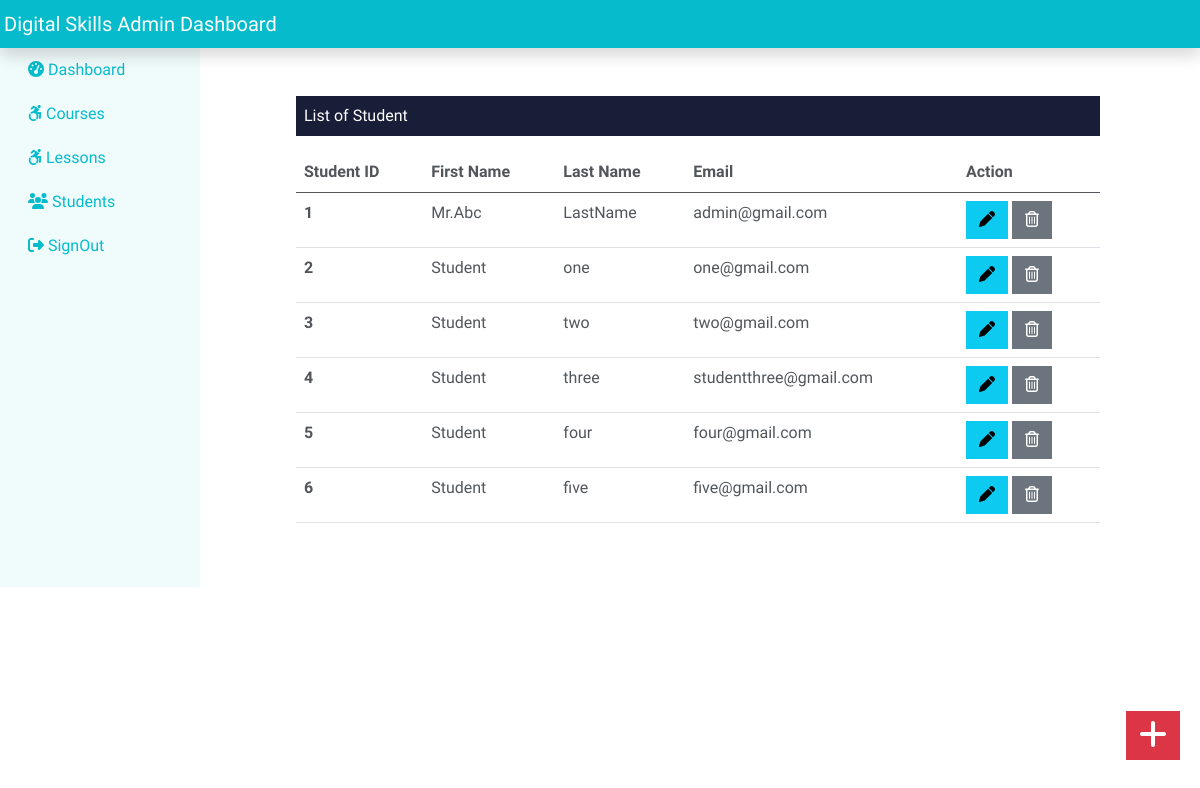
The page /admin/student.php on the database its author committed.
### tables this page shows
CREATE TABLE `student` (
  `id` int(11) NOT NULL,
  `firstName` varchar(250) NOT NULL,
  `lastName` varchar(250) NOT NULL,
  `email` varchar(250) NOT NULL,
  `password` varchar(250) NOT NULL,
  `stu_img` text NOT NULL,
  `stu_occ` varchar(255) NOT NULL,
  `stu_course` int(11) NOT NULL
);

### admin/student.php (the view, shortened to what this page needs)
<?php
include('../maininclude/header.php');
include('../maininclude/dbconnection.php');
?>
<div class="col-sm-9 mt-5 mx-5  p-5">
     <p class="bg-dark text-white p-2">List of Student</p>
     <?php
     $sql = "SELECT * FROM student";
     $result = $conn->query($sql);
     if($result->num_rows > 0){
     ?>
     <table class="table">
        <thead>
            <tr>
                <th scope="col">Student ID</th>
                <th scope="col">First Name</th>
                <th scope="col">Last Name</th>
                <th scope="col">Email</th>
                <th scope="col">Action</th>
            </tr>
        </thead>
        <tbody>
            <?php while($row = $result->fetch_assoc()){
           echo '<tr>';
            echo    '<th scope="row">' .$row['id']. '</th>';
            echo    '<td>'.$row['firstName'].'</td>';
            echo    '<td>'.$row['lastName'].'</td>';
            echo    '<td>'.$row['email'].'</td>';
             echo   '<td>'.
                    '
                    <form action = "../admin/editstudent.php" method = "POST" class = "d-inline">
                    <input type = "hidden" name = "id"value  = '.$row["id"].'>
                    <button type=" submit" class="btn btn-info mr-3" name="view" value="View"><i class="fas fa-pen"></i></button></form>
                    <form action="" method = "POST" class = "d-inline">
                    <input type = "hidden" name = "id"value  = '.$row["id"].'>
                    <button type="submit" class="btn btn-secondary" name="Delete" value="Delete"><i class="far fa-trash-alt"></i></button></form>
                </td>
            </tr>';
    } ?>
     </tbody>
     </table>
   <?php } else{
    echo "0 Result";
   }
   ?>
</div>
<div>
    <a href="../admin/addstudent.php" class="btn btn-danger" style="position:fixed; bottom:10px; right:20px; margin-bottom: 30px; fixed;"><i class="fas fa-plus fa-2x"></i></a>
</div>

### css/style.css (style rules this page uses)
:root { --primary: #06BBCC; --light: #F0FBFC; --dark: #181d38; }
.btn { font-family: 'Nunito', sans-serif; font-weight: 600; transition: .5s; }
.btn.btn-primary, .btn.btn-secondary { color: #FFFFFF; }
* { -webkit-box-sizing: border-box; -moz-box-sizing: border-box; box-sizing: border-box; }
* { margin: 0px; padding: 0px; }

### rows shown on the page
student: id "1", firstName "Mr.Abc", lastName "LastName", email "admin@gmail.com"
student: id "2", firstName "Student", lastName "one", email "one@gmail.com"
student: id "3", firstName "Student", lastName "two", email "two@gmail.com"
student: id "4", firstName "Student", lastName "three", email "studentthree@gmail.com"
student: id "5", firstName "Student", lastName "four", email "four@gmail.com"
student: id "6", firstName "Student", lastName "five", email "five@gmail.com"
